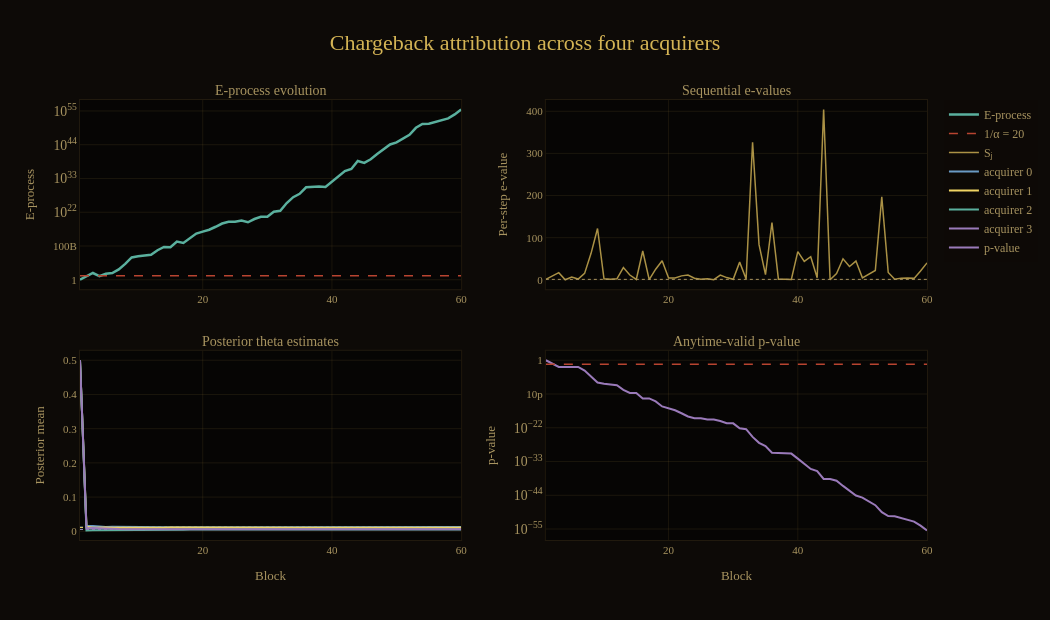

Source (notebook cell):
### Markdown cell above
### And the dashboards the library already draws for you

`utils.helper_functions` ships Plotly dashboards that consume the `get_history_df()` frame
any of these tests produce. **Where to use them:** the analyst-facing surface. Do not
hand-roll a monitoring chart - `plot_ksample_dashboard` already lays out group rates,
evidence, and the Ville threshold with the library's own palette.

### Code cell
from expectation.utils.helper_functions import (
    apply_evidence_layout, evidence_palette, hex_to_rgb, plot_combined_dashboard,
    plot_ksample_dashboard, plot_sequential_comparison_plotly, plot_sequential_test_plotly,
)

print("library palette (use it so every chart in your org looks the same):")
for name, colour in evidence_palette().items():
    print(f"  {name:16} {colour}")

fig_ks = plot_ksample_dashboard(
    attribution.get_history_df(), alpha=ALPHA,
    group_labels=[f"acquirer {g}" for g in range(N_ACQUIRERS)],
    true_values={g: float(acquirer_rates[g]) for g in range(N_ACQUIRERS)},
)
fig_ks = apply_evidence_layout(fig_ks, title="Chargeback attribution across four acquirers",
                               height=620, width=1050)
fig_ks.show()

### Figure 1 — Plotly figure (JSON) as saved in the notebook; plotly's stock layout.template omitted (floating-point values rounded to 4 significant figures)
{"data": [{"hovertemplate": "<b>Block %{x}</b><br>E-process: %{y:.2f}<extra></extra>", "line": {"color": "#5ab09e", "width": 2.5}, "mode": "lines", "name": "E-process", "type": "scatter", "x": [1, 2, 3, 4, 5, 6, 7, 8, 9, 10, 11, 12, 13, 14, 15, 16, 17, 18, 19, 20, 21, 22, 23, 24, 25, 26, 27, 28, 29, 30, 31, 32, 33, 34, 35, 36, 37, 38, 39, 40, 41, 42, 43, 44, 45, 46, 47, 48, 49, 50, 51, 52, 53, 54, 55, 56, 57, 58, 59, 60], "xaxis": "x", "y": [1.0, 9.28, 156.5, 14.7, 92.46, 156.6, 2386.0, 149700.0, 18220000.0, 45260000.0, 61120000.0, 142800000.0, 4156000000.0, 47020000000.0, 40030000000.0, 2738000000000.0, 987800000000.0, 24840000000000.0, 1123000000000000.0, 4867000000000000.0, 1.99e+16, 1.845e+17, 2.097e+18, 7.596e+18, 8.215e+18, 2.119e+19, 5.428e+18, 6.123e+19, 3.163e+20, 3.624e+20, 1.519e+22, 2.961e+22, 9.67e+24, 8.068e+26, 9.854e+27, 1.34e+30, 1.934e+30, 2.603e+30, 1.677e+30, 1.118e+32, 4.9e+33, 2.681e+35, 1.232e+36, 4.98e+38, 1.203e+38, 1.782e+39, 8.874e+40, 2.795e+42, 1.242e+44, 5.647e+44, 7.608e+45, 1.679e+47, 3.303e+49, 5.676e+50, 7.221e+50, 2.824e+51, 1.114e+52, 3.716e+52, 7.763e+53, 3.119e+55], "yaxis": "y"}, {"line": {"color": "#b84430", "dash": "dash", "width": 1.5}, "mode": "lines", "name": "1/α = 20", "type": "scatter", "x": [1, 60], "xaxis": "x", "y": [20.0, 20.0], "yaxis": "y"}, {"hovertemplate": "<b>Block %{x}</b><br>Sⱼ: %{y:.4f}<extra></extra>", "line": {"color": "#d4b455", "width": 1.5}, "mode": "lines", "name": "Sⱼ", "opacity": 0.8, "type": "scatter", "x": [1, 2, 3, 4, 5, 6, 7, 8, 9, 10, 11, 12, 13, 14, 15, 16, 17, 18, 19, 20, 21, 22, 23, 24, 25, 26, 27, 28, 29, 30, 31, 32, 33, 34, 35, 36, 37, 38, 39, 40, 41, 42, 43, 44, 45, 46, 47, 48, 49, 50, 51, 52, 53, 54, 55, 56, 57, 58, 59, 60], "xaxis": "x2", "y": [1.0, 9.28, 16.87, 0.09392, 6.29, 1.694, 15.23, 62.74, 121.7, 2.484, 1.351, 2.337, 29.1, 11.31, 0.8514, 68.39, 0.3607, 25.14, 45.22, 4.334, 4.088, 9.272, 11.37, 3.623, 1.082, 2.579, 0.2562, 11.28, 5.166, 1.146, 41.92, 1.95, 326.5, 83.43, 12.21, 135.9, 1.443, 1.346, 0.6444, 66.66, 43.82, 54.72, 4.594, 404.3, 0.2415, 14.81, 49.81, 31.49, 44.44, 4.547, 13.47, 22.07, 196.7, 17.19, 1.272, 3.911, 3.943, 3.337, 20.89, 40.18], "yaxis": "y2"}, {"line": {"color": "#a89460", "dash": "dot", "width": 1}, "mode": "lines", "name": "E[Sⱼ]=1 under H₀", "showlegend": false, "type": "scatter", "x": [1, 60], "xaxis": "x2", "y": [1.0, 1.0], "yaxis": "y2"}, {"hovertemplate": "<b>Block %{x}</b><br>acquirer 0: %{y:.4f}<extra></extra>", "line": {"color": "#6a9ac4", "width": 2}, "mode": "lines", "name": "acquirer 0", "type": "scatter", "x": [1, 2, 3, 4, 5, 6, 7, 8, 9, 10, 11, 12, 13, 14, 15, 16, 17, 18, 19, 20, 21, 22, 23, 24, 25, 26, 27, 28, 29, 30, 31, 32, 33, 34, 35, 36, 37, 38, 39, 40, 41, 42, 43, 44, 45, 46, 47, 48, 49, 50, 51, 52, 53, 54, 55, 56, 57, 58, 59, 60], "xaxis": "x3", "y": [0.5, 0.01517, 0.01559, 0.01406, 0.01229, 0.01324, 0.01286, 0.01317, 0.0134, 0.01313, 0.01302, 0.01274, 0.01243, 0.01217, 0.01194, 0.01181, 0.0122, 0.01207, 0.01195, 0.0119, 0.01191, 0.0121, 0.01214, 0.01214, 0.01209, 0.01205, 0.01197, 0.01186, 0.01183, 0.01176, 0.01164, 0.01172, 0.01176, 0.01179, 0.01177, 0.01192, 0.0122, 0.01219, 0.01208, 0.01195, 0.0121, 0.0122, 0.01224, 0.01226, 0.01237, 0.01236, 0.01244, 0.01251, 0.01252, 0.01253, 0.01248, 0.01247, 0.01252, 0.01255, 0.01261, 0.01257, 0.01261, 0.01258, 0.01257, 0.01258], "yaxis": "y3"}, {"line": {"color": "#6a9ac4", "dash": "dot", "width": 1}, "mode": "lines", "showlegend": false, "type": "scatter", "x": [1, 60], "xaxis": "x3", "y": [0.01201, 0.01201], "yaxis": "y3"}, {"hovertemplate": "<b>Block %{x}</b><br>acquirer 1: %{y:.4f}<extra></extra>", "line": {"color": "#f0d464", "width": 2}, "mode": "lines", "name": "acquirer 1", "type": "scatter", "x": [1, 2, 3, 4, 5, 6, 7, 8, 9, 10, 11, 12, 13, 14, 15, 16, 17, 18, 19, 20, 21, 22, 23, 24, 25, 26, 27, 28, 29, 30, 31, 32, 33, 34, 35, 36, 37, 38, 39, 40, 41, 42, 43, 44, 45, 46, 47, 48, 49, 50, 51, 52, 53, 54, 55, 56, 57, 58, 59, 60], "xaxis": "x3", "y": [0.5, 0.01318, 0.01059, 0.01139, 0.01079, 0.01064, 0.01036, 0.01017, 0.0104, 0.01024, 0.01082, 0.0102, 0.01035, 0.01063, 0.01087, 0.01095, 0.01101, 0.01083, 0.01068, 0.0108, 0.01081, 0.01087, 0.01074, 0.01057, 0.01055, 0.01037, 0.01024, 0.01008, 0.01026, 0.01035, 0.01047, 0.01052, 0.01047, 0.01067, 0.01065, 0.01052, 0.01045, 0.01044, 0.0104, 0.01047, 0.01055, 0.01066, 0.0106, 0.01045, 0.01041, 0.01056, 0.01061, 0.01058, 0.01061, 0.01064, 0.01068, 0.01061, 0.01058, 0.01066, 0.01071, 0.01075, 0.01065, 0.0107, 0.01073, 0.01068], "yaxis": "y3"}, {"line": {"color": "#f0d464", "dash": "dot", "width": 1}, "mode": "lines", "showlegend": false, "type": "scatter", "x": [1, 60], "xaxis": "x3", "y": [0.0113, 0.0113], "yaxis": "y3"}, {"hovertemplate": "<b>Block %{x}</b><br>acquirer 2: %{y:.4f}<extra></extra>", "line": {"color": "#5ab09e", "width": 2}, "mode": "lines", "name": "acquirer 2", "type": "scatter", "x": [1, 2, 3, 4, 5, 6, 7, 8, 9, 10, 11, 12, 13, 14, 15, 16, 17, 18, 19, 20, 21, 22, 23, 24, 25, 26, 27, 28, 29, 30, 31, 32, 33, 34, 35, 36, 37, 38, 39, 40, 41, 42, 43, 44, 45, 46, 47, 48, 49, 50, 51, 52, 53, 54, 55, 56, 57, 58, 59, 60], "xaxis": "x3", "y": [0.5, 0.002179, 0.003089, 0.00306, 0.003795, 0.004436, 0.004863, 0.005025, 0.004897, 0.004575, 0.004918, 0.004653, 0.004765, 0.004552, 0.004513, 0.004612, 0.004761, 0.004952, 0.004843, 0.004851, 0.004859, 0.005056, 0.005054, 0.004921, 0.005007, 0.004967, 0.004968, 0.00497, 0.004899, 0.004903, 0.004973, 0.004973, 0.005006, 0.004914, 0.004799, 0.004834, 0.004866, 0.004951, 0.004952, 0.00503, 0.005104, 0.005175, 0.005123, 0.005097, 0.005072, 0.005204, 0.005265, 0.005217, 0.00517, 0.005187, 0.005184, 0.005102, 0.00508, 0.005041, 0.005114, 0.005131, 0.005164, 0.005161, 0.005175, 0.005173], "yaxis": "y3"}, {"line": {"color": "#5ab09e", "dash": "dot", "width": 1}, "mode": "lines", "showlegend": false, "type": "scatter", "x": [1, 60], "xaxis": "x3", "y": [0.005178, 0.005178], "yaxis": "y3"}, {"hovertemplate": "<b>Block %{x}</b><br>acquirer 3: %{y:.4f}<extra></extra>", "line": {"color": "#9a7aba", "width": 2}, "mode": "lines", "name": "acquirer 3", "type": "scatter", "x": [1, 2, 3, 4, 5, 6, 7, 8, 9, 10, 11, 12, 13, 14, 15, 16, 17, 18, 19, 20, 21, 22, 23, 24, 25, 26, 27, 28, 29, 30, 31, 32, 33, 34, 35, 36, 37, 38, 39, 40, 41, 42, 43, 44, 45, 46, 47, 48, 49, 50, 51, 52, 53, 54, 55, 56, 57, 58, 59, 60], "xaxis": "x3", "y": [0.5, 0.009177, 0.009588, 0.008392, 0.007794, 0.007235, 0.00653, 0.006311, 0.006272, 0.005686, 0.005818, 0.006107, 0.006015, 0.006014, 0.006013, 0.006279, 0.006074, 0.006069, 0.005843, 0.005641, 0.005759, 0.005818, 0.005781, 0.005834, 0.005757, 0.005887, 0.005853, 0.006007, 0.006149, 0.006179, 0.006206, 0.006135, 0.006224, 0.006187, 0.006123, 0.006091, 0.00606, 0.006059, 0.006057, 0.00603, 0.005979, 0.005931, 0.005885, 0.005888, 0.005777, 0.005893, 0.005895, 0.005919, 0.005941, 0.005861, 0.005884, 0.005925, 0.005946, 0.005928, 0.005892, 0.005949, 0.005932, 0.005986, 0.00602, 0.005969], "yaxis": "y3"}, {"line": {"color": "#9a7aba", "dash": "dot", "width": 1}, "mode": "lines", "showlegend": false, "type": "scatter", "x": [1, 60], "xaxis": "x3", "y": [0.005697, 0.005697], "yaxis": "y3"}, {"hovertemplate": "<b>Block %{x}</b><br>p: %{y:.2e}<extra></extra>", "line": {"color": "#9a7aba", "width": 2}, "mode": "lines", "name": "p-value", "type": "scatter", "x": [1, 2, 3, 4, 5, 6, 7, 8, 9, 10, 11, 12, 13, 14, 15, 16, 17, 18, 19, 20, 21, 22, 23, 24, 25, 26, 27, 28, 29, 30, 31, 32, 33, 34, 35, 36, 37, 38, 39, 40, 41, 42, 43, 44, 45, 46, 47, 48, 49, 50, 51, 52, 53, 54, 55, 56, 57, 58, 59, 60], "xaxis": "x4", "y": [1.0, 0.1078, 0.006389, 0.006389, 0.006389, 0.006385, 0.0004192, 6.682e-06, 5.489e-08, 2.21e-08, 1.636e-08, 7.001e-09, 2.406e-10, 2.127e-11, 2.127e-11, 3.652e-13, 3.652e-13, 4.026e-14, 8.903e-16, 2.055e-16, 5.026e-17, 5.421e-18, 4.77e-19, 1.316e-19, 1.217e-19, 4.72e-20, 4.72e-20, 1.633e-20, 3.161e-21, 2.76e-21, 6.583e-23, 3.377e-23, 1.034e-25, 1.24e-27, 1.015e-28, 7.465e-31, 5.172e-31, 3.841e-31, 3.841e-31, 8.943e-33, 2.041e-34, 3.729e-36, 8.118e-37, 2.008e-39, 2.008e-39, 5.613e-40, 1.127e-41, 3.578e-43, 8.052e-45, 1.771e-45, 1.314e-46, 5.956e-48, 3.028e-50, 1.762e-51, 1.385e-51, 3.541e-52, 8.981e-53, 2.691e-53, 1.288e-54, 3.206e-56], "yaxis": "y4"}, {"line": {"color": "#b84430", "dash": "dash", "width": 1.5}, "mode": "lines", "name": "α = 0.05", "showlegend": false, "type": "scatter", "x": [1, 60], "xaxis": "x4", "y": [0.05, 0.05], "yaxis": "y4"}], "layout": {"annotations": [{"font": {"color": "#a89460", "family": "EB Garamond, serif", "size": 14}, "showarrow": false, "text": "E-process evolution", "x": 0.225, "xanchor": "center", "xref": "paper", "y": 1.0, "yanchor": "bottom", "yref": "paper"}, {"font": {"color": "#a89460", "family": "EB Garamond, serif", "size": 14}, "showarrow": false, "text": "Sequential e-values", "x": 0.775, "xanchor": "center", "xref": "paper", "y": 1.0, "yanchor": "bottom", "yref": "paper"}, {"font": {"color": "#a89460", "family": "EB Garamond, serif", "size": 14}, "showarrow": false, "text": "Posterior theta estimates", "x": 0.225, "xanchor": "center", "xref": "paper", "y": 0.43, "yanchor": "bottom", "yref": "paper"}, {"font": {"color": "#a89460", "family": "EB Garamond, serif", "size": 14}, "showarrow": false, "text": "Anytime-valid p-value", "x": 0.775, "xanchor": "center", "xref": "paper", "y": 0.43, "yanchor": "bottom", "yref": "paper"}], "font": {"color": "#a89460", "family": "Cormorant Garamond, serif"}, "height": 620, "hoverlabel": {"bgcolor": "#0d0a07", "bordercolor": "rgba(201,168,76,.25)", "font": {"color": "#ddd0a8", "family": "EB Garamond, serif", "size": 12}}, "hovermode": "x unified", "legend": {"bgcolor": "rgba(13,10,7,0.85)", "font": {"color": "#a89460", "family": "EB Garamond, serif", "size": 12}}, "paper_bgcolor": "#0d0a07", "plot_bgcolor": "#060504", "title": {"font": {"color": "#d4b455", "family": "Cinzel, serif", "size": 22}, "text": "Chargeback attribution across four acquirers", "x": 0.5, "xanchor": "center"}, "width": 1050, "xaxis": {"anchor": "y", "domain": [0.0, 0.45], "gridcolor": "rgba(201,168,76,.1)", "linecolor": "rgba(201,168,76,.1)", "mirror": true, "showgrid": true, "showline": true, "tickfont": {"family": "EB Garamond, serif", "size": 11}, "title": {"font": {"family": "EB Garamond, serif", "size": 13}}, "zeroline": false}, "xaxis2": {"anchor": "y2", "domain": [0.55, 1.0], "gridcolor": "rgba(201,168,76,.1)", "linecolor": "rgba(201,168,76,.1)", "mirror": true, "showgrid": true, "showline": true, "tickfont": {"family": "EB Garamond, serif", "size": 11}, "title": {"font": {"family": "EB Garamond, serif", "size": 13}}, "zeroline": false}, "xaxis3": {"anchor": "y3", "domain": [0.0, 0.45], "gridcolor": "rgba(201,168,76,.1)", "linecolor": "rgba(201,168,76,.1)", "mirror": true, "showgrid": true, "showline": true, "tickfont": {"family": "EB Garamond, serif", "size": 11}, "title": {"font": {"family": "EB Garamond, serif", "size": 13}, "text": "Block"}, "zeroline": false}, "xaxis4": {"anchor": "y4", "domain": [0.55, 1.0], "gridcolor": "rgba(201,168,76,.1)", "linecolor": "rgba(201,168,76,.1)", "mirror": true, "showgrid": true, "showline": true, "tickfont": {"family": "EB Garamond, serif", "size": 11}, "title": {"font": {"family": "EB Garamond, serif", "size": 13}, "text": "Block"}, "zeroline": false}, "yaxis": {"anchor": "x", "domain": [0.57, 1.0], "gridcolor": "rgba(201,168,76,.1)", "linecolor": "rgba(201,168,76,.1)", "mirror": true, "showgrid": true, "showline": true, "tickfont": {"family": "EB Garamond, serif", "size": 11}, "title": {"font": {"family": "EB Garamond, serif", "size": 13}, "text": "E-process"}, "type": "log", "zeroline": false}, "yaxis2": {"anchor": "x2", "domain": [0.57, 1.0], "gridcolor": "rgba(201,168,76,.1)", "linecolor": "rgba(201,168,76,.1)", "mirror": true, "showgrid": true, "showline": true, "tickfont": {"family": "EB Garamond, serif", "size": 11}, "title": {"font": {"family": "EB Garamond, serif", "size": 13}, "text": "Per-step e-value"}, "zeroline": false}, "yaxis3": {"anchor": "x3", "domain": [0.0, 0.43], "gridcolor": "rgba(201,168,76,.1)", "linecolor": "rgba(201,168,76,.1)", "mirror": true, "showgrid": true, "showline": true, "tickfont": {"family": "EB Garamond, serif", "size": 11}, "title": {"font": {"family": "EB Garamond, serif", "size": 13}, "text": "Posterior mean"}, "zeroline": false}, "yaxis4": {"anchor": "x4", "domain": [0.0, 0.43], "gridcolor": "rgba(201,168,76,.1)", "linecolor": "rgba(201,168,76,.1)", "mirror": true, "showgrid": true, "showline": true, "tickfont": {"family": "EB Garamond, serif", "size": 11}, "title": {"font": {"family": "EB Garamond, serif", "size": 13}, "text": "p-value"}, "type": "log", "zeroline": false}}}
